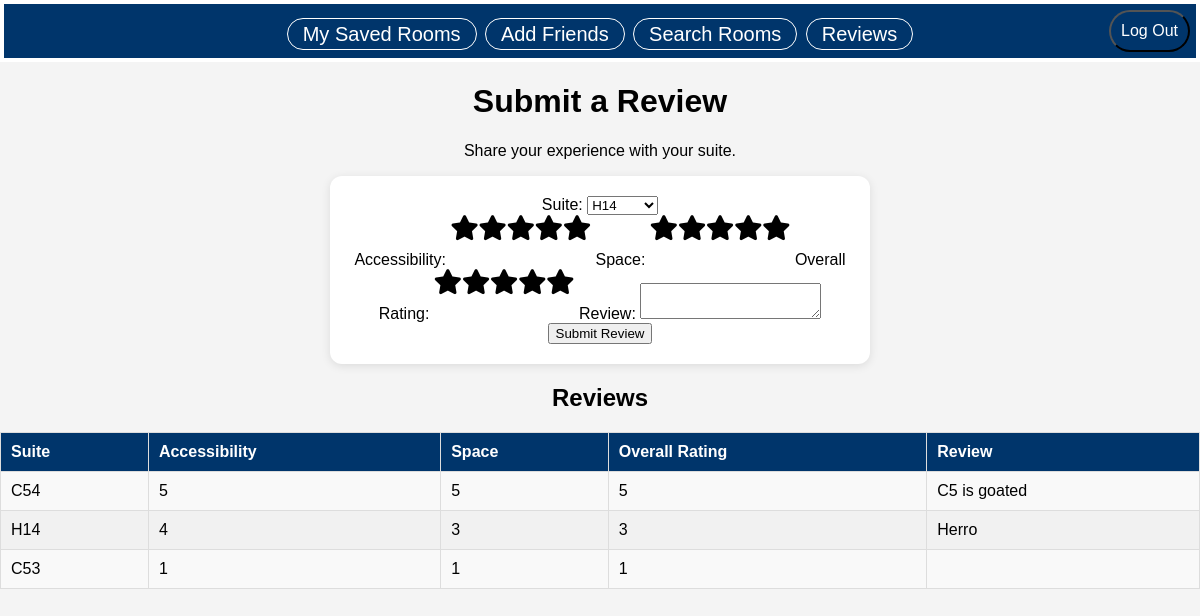
The app's page /reviews with its own data.
### models/review.py (models this page shows)
class Review(Base):
    __tablename__ = "reviews"
    id: Mapped[int] = mapped_column(Integer, primary_key=True, autoincrement=True)
    review_text: Mapped[str] = mapped_column(String)
    type: Mapped[str] = mapped_column(String)
    overall_rating: Mapped[int] = mapped_column(Integer, CheckConstraint("overall_rating BETWEEN 1 AND 5"))
    accessibility_rating: Mapped[int] = mapped_column(Integer, CheckConstraint("accessibility_rating BETWEEN 1 AND 5"))
    space_rating: Mapped[int] = mapped_column(Integer, CheckConstraint("space_rating BETWEEN 1 AND 5"))
    user_id: Mapped[int] = mapped_column(Integer, ForeignKey("users.id"))
    user: Mapped[User] = relationship("User")
    __mapper_args__ = {
        "polymorphic_identity":"review",
        "polymorphic_on":type
    }

### models/suite.py (models this page shows)
class Suite(Base):
    __tablename__ = "suites"
    id: Mapped[int] = mapped_column(Integer, primary_key=True, autoincrement=True)
    name: Mapped[str] = mapped_column(String)
    entryway: Mapped[str] = mapped_column(String)
    capacity: Mapped[int] = mapped_column(Integer)
    singles: Mapped[int] = mapped_column(Integer)
    doubles: Mapped[int] = mapped_column(Integer)
    year: Mapped[int] = mapped_column(Integer)
    resco_id: Mapped[int] = mapped_column(Integer, ForeignKey('rescos.id'))
    resco: Mapped["ResidentialCollege"] = relationship("ResidentialCollege", backref=backref("suite"))

### roomtable.py (the view, shortened to what this page needs)
@app.route('/reviews', methods = ["GET", "POST"])
def review():
    suites = db.session.query(Suite).all()
    all_reviews = db.session.query(SuiteReview).all()
    return render_template('reviews.html', reviews=all_reviews, suites=suites)

### templates/reviews.html (shortened to what this page needs)
<!DOCTYPE html>
<html>
  <head>
    <link rel="stylesheet" href="{{ url_for('static', filename='styles.css') }}">
    <link rel="stylesheet" href="{{ url_for('static', filename='search.css') }}">
    <link rel="stylesheet" href="{{ url_for('static', filename='ratings.css') }}">
    <link rel="stylesheet" href="https://use.fontawesome.com/releases/v5.10.2/css/all.css" />
  </head>
  <body>
    <div class="banner">
      <a href="{{url_for('homepage')}}" class="nav-link">My Saved Rooms</a>
      <a href="{{url_for('friends')}}" class="nav-link">Add Friends</a>
      <a href="{{url_for('search')}}" class="nav-link">Search Rooms</a>
      <a href="{{url_for('review')}}" class="nav-link">Reviews</a>
      <form action="{{url_for('logout')}}" method="get">
        <button type="submit" class="logout">Log Out</button>
      </form>
    </div>
    <h1>Submit a Review</h1>
    <p>Share your experience with your suite.</p>
    <div class="search-box">
     <form action="{{ url_for('review') }}" method="POST">
    <label for="suite">Suite:</label>
    <select name="suite" required>
        {% for suite in suites %}
            <option value="{{ suite.id }}">{{ suite.name }}</option>
        {% endfor %}
    </select><br>
    <label>Accessibility:</label>
    <div class="rating">
        <label>
            <span class="fa fa-star icon"></span>
        </label>
        <label>
            <span class="fa fa-star icon"></span>
            <span class="fa fa-star icon"></span>
        </label>
        <label>
            <span class="fa fa-star icon"></span>
            <span class="fa fa-star icon"></span>
            <span class="fa fa-star icon"></span>
        </label>
        <label>
            <span class="fa fa-star icon"></span>
            <span class="fa fa-star icon"></span>
            <span class="fa fa-star icon"></span>
            <span class="fa fa-star icon"></span>
        </label>
        <label>
            <span class="fa fa-star icon"></span>
            <span class="fa fa-star icon"></span>
            <span class="fa fa-star icon"></span>
            <span class="fa fa-star icon"></span>
            <span class="fa fa-star icon"></span>
        </label>
    </div>
    <label>Space:</label>
    <div class="rating">
        <label>
            <span class="fa fa-star icon"></span>
        </label>
        <label>
            <span class="fa fa-star icon"></span>
            <span class="fa fa-star icon"></span>
        </label>
        <label>
            <span class="fa fa-star icon"></span>
            <span class="fa fa-star icon"></span>
            <span class="fa fa-star icon"></span>
        </label>
        <label>
            <span class="fa fa-star icon"></span>
            <span class="fa fa-star icon"></span>
            <span class="fa fa-star icon"></span>
            <span class="fa fa-star icon"></span>
        </label>
        <label>
            <span class="fa fa-star icon"></span>
            <span class="fa fa-star icon"></span>
            <span class="fa fa-star icon"></span>
            <span class="fa fa-star icon"></span>
            <span class="fa fa-star icon"></span>
        </label>
    </div>
    <label>Overall Rating:</label>
    <div class="rating">
        <label>
            <span class="fa fa-star icon"></span>
        </label>
        <label>
            <span class="fa fa-star icon"></span>
            <span class="fa fa-star icon"></span>
        </label>
        <label>
            <span class="fa fa-star icon"></span>
            <span class="fa fa-star icon"></span>
            <span class="fa fa-star icon"></span>
        </label>
        <label>
            <span class="fa fa-star icon"></span>
            <span class="fa fa-star icon"></span>
            <span class="fa fa-star icon"></span>
            <span class="fa fa-star icon"></span>
        </label>
        <label>
            <span class="fa fa-star icon"></span>
            <span class="fa fa-star icon"></span>
            <span class="fa fa-star icon"></span>
            <span class="fa fa-star icon"></span>
            <span class="fa fa-star icon"></span>
        </label>
    </div>
    <label for="review">Review:</label>
    <textarea name="review"></textarea><br>
    <input type="submit" value="Submit Review">
</form>
    </div>
    <h2>Reviews</h2>
    <table class = "review-table">
      <thead>
        <tr>
          <th>Suite</th>
          <th>Accessibility</th>
          <th>Space</th>
          <th>Overall Rating</th>
          <th>Review</th>
        </tr>
      </thead>
      <tbody>
        {% for review in reviews %}
        <tr class = "review-row">
          <td>{{ review.suite.name }}</td>
          <td>{{ review.accessibility_rating }}</td>
          <td>{{ review.space_rating }}</td>
          <td>{{ review.overall_rating }}</td>
          <td>{{ review.review_text }}</td>
        </tr>
        {% endfor %}
      </tbody>
    </table>
  </body>
</html>

### static/styles.css (style rules this page uses)
body { font-family: Arial, sans-serif; margin: 0; padding: 0; text-align: center; background-color: #f4f4f4; }
.banner { background-color: rgb(0, 53, 107); color: white; text-align: center; padding: 10px; font-size: 30px; border: 4px solid rgb(255, 255, 255); }
button { background-color: rgb(0, 53, 107); color: rgb(255, 255, 255); padding: 10px; font-size: 16px; border-radius: 25px; cursor: pointer; }
.logout { background-color: rgb(0, 53, 107); color: rgb(255, 255, 255); padding: 10px; top: 10px; right: 10px; font-size: 16px; border-radius: 25px; cursor: pointer; text-align: right; position: absolute; }
.nav-link { flex: 1; max-width: 150px; color: white; text-decoration: none; font-size: 20px; padding: 4px 15px; border: 1px solid white; border-radius: 18px; text-align: center; transition: background 0.3s ease-in-out, border 0.3s ease-in-out; }

### static/search.css (style rules this page uses)
:root { --yale-blue: #00356b; --yale-blue-hover: #002855; }
.search-box { background-color: white; padding: 20px; border-radius: 12px; box-shadow: 0 2px 10px rgba(0, 0, 0, 0.1); max-width: 500px; margin: auto; }

### static/ratings.css (style rules this page uses)
.rating { display: inline-block; position: relative; height: 50px; line-height: 50px; font-size: 25px; }
.rating label { position: absolute; top: 0; left: 0; height: 100%; cursor: pointer; }
.rating label:last-child { position: static; }
.rating label:nth-child(1) { z-index: 5; }
.rating label:nth-child(2) { z-index: 4; }
.rating label:nth-child(3) { z-index: 3; }
.rating label:nth-child(4) { z-index: 2; }
.rating label:nth-child(5) { z-index: 1; }
.rating label .icon { float: left; color: transparent; }
.rating label:last-child .icon { color: #000; }
.review-table { width: 100%; border-collapse: collapse; margin: 20px 0; font-family: Arial, sans-serif; }
.review-table th, .review-table td { border: 1px solid #ddd; padding: 10px; text-align: left; }
.review-table th { background-color: rgb(0, 53, 107); color: white; }
.review-row:nth-child(odd) { background-color: #f9f9f9; }
.review-row:nth-child(even) { background-color: #f1f1f1; }

### records on screen
Review: suite.name "C54", accessibility_rating "5", space_rating "5", overall_rating "5", review_text "C5 is goated"
Review: suite.name "H14", accessibility_rating "4", space_rating "3", overall_rating "3", review_text "Herro"
Review: suite.name "C53", accessibility_rating "1", space_rating "1", overall_rating "1"

### other values on screen
form field suite "H14"
